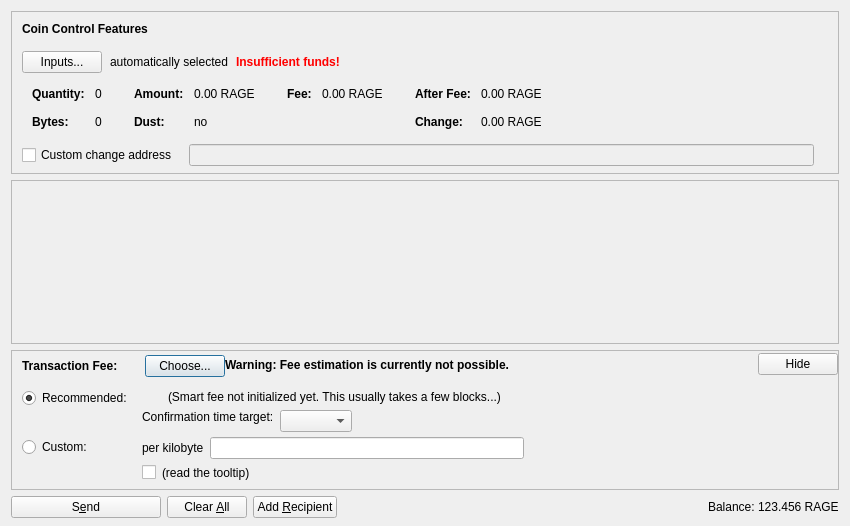
<?xml version="1.0" encoding="UTF-8"?>
<ui version="4.0">
 <class>SendCoinsDialog</class>
 <widget class="QDialog" name="SendCoinsDialog">
  <property name="geometry">
   <rect>
    <x>0</x>
    <y>0</y>
    <width>850</width>
    <height>526</height>
   </rect>
  </property>
  <property name="windowTitle">
   <string>Send Coins</string>
  </property>
  <layout class="QVBoxLayout" name="verticalLayout" stretch="0,1,0,0">
   <property name="bottomMargin">
    <number>8</number>
   </property>
   <item>
    <widget class="QFrame" name="frameCoinControl">
     <property name="sizePolicy">
      <sizepolicy hsizetype="Expanding" vsizetype="Expanding">
       <horstretch>0</horstretch>
       <verstretch>0</verstretch>
      </sizepolicy>
     </property>
     <property name="maximumSize">
      <size>
       <width>16777215</width>
       <height>16777215</height>
      </size>
     </property>
     <property name="frameShape">
      <enum>QFrame::StyledPanel</enum>
     </property>
     <property name="frameShadow">
      <enum>QFrame::Sunken</enum>
     </property>
     <layout class="QVBoxLayout" name="verticalLayoutCoinControl2">
      <property name="spacing">
       <number>0</number>
      </property>
      <property name="leftMargin">
       <number>0</number>
      </property>
      <property name="topMargin">
       <number>0</number>
      </property>
      <property name="rightMargin">
       <number>0</number>
      </property>
      <property name="bottomMargin">
       <number>6</number>
      </property>
      <item>
       <layout class="QVBoxLayout" name="verticalLayoutCoinControl" stretch="0,0,0,0,1">
        <property name="spacing">
         <number>0</number>
        </property>
        <property name="leftMargin">
         <number>10</number>
        </property>
        <property name="topMargin">
         <number>10</number>
        </property>
        <item>
         <layout class="QHBoxLayout" name="horizontalLayoutCoinControl1">
          <property name="bottomMargin">
           <number>15</number>
          </property>
          <item>
           <widget class="QLabel" name="labelCoinControlFeatures">
            <property name="sizePolicy">
             <sizepolicy hsizetype="Preferred" vsizetype="Maximum">
              <horstretch>0</horstretch>
              <verstretch>0</verstretch>
             </sizepolicy>
            </property>
            <property name="font">
             <font>
              <weight>75</weight>
              <bold>true</bold>
             </font>
            </property>
            <property name="styleSheet">
             <string notr="true">font-weight:bold;</string>
            </property>
            <property name="text">
             <string>Coin Control Features</string>
            </property>
           </widget>
          </item>
         </layout>
        </item>
        <item>
         <layout class="QHBoxLayout" name="horizontalLayoutCoinControl2" stretch="0,0,0,0">
          <property name="spacing">
           <number>8</number>
          </property>
          <property name="bottomMargin">
           <number>10</number>
          </property>
          <item>
           <widget class="QPushButton" name="pushButtonCoinControl">
            <property name="styleSheet">
             <string notr="true"/>
            </property>
            <property name="text">
             <string>Inputs...</string>
            </property>
            <property name="autoDefault">
             <bool>false</bool>
            </property>
           </widget>
          </item>
          <item>
           <widget class="QLabel" name="labelCoinControlAutomaticallySelected">
            <property name="text">
             <string>automatically selected</string>
            </property>
            <property name="margin">
             <number>5</number>
            </property>
           </widget>
          </item>
          <item>
           <widget class="QLabel" name="labelCoinControlInsuffFunds">
            <property name="font">
             <font>
              <weight>75</weight>
              <bold>true</bold>
             </font>
            </property>
            <property name="styleSheet">
             <string notr="true">color:red;font-weight:bold;</string>
            </property>
            <property name="text">
             <string>Insufficient funds!</string>
            </property>
            <property name="margin">
             <number>5</number>
            </property>
           </widget>
          </item>
          <item>
           <spacer name="horizontalSpacerCoinControl">
            <property name="orientation">
             <enum>Qt::Horizontal</enum>
            </property>
            <property name="sizeHint" stdset="0">
             <size>
              <width>40</width>
              <height>1</height>
             </size>
            </property>
           </spacer>
          </item>
         </layout>
        </item>
        <item>
         <widget class="QWidget" name="widgetCoinControl" native="true">
          <property name="sizePolicy">
           <sizepolicy hsizetype="Preferred" vsizetype="Preferred">
            <horstretch>0</horstretch>
            <verstretch>0</verstretch>
           </sizepolicy>
          </property>
          <property name="minimumSize">
           <size>
            <width>0</width>
            <height>0</height>
           </size>
          </property>
          <property name="styleSheet">
           <string notr="true"/>
          </property>
          <layout class="QHBoxLayout" name="horizontalLayoutCoinControl5">
           <property name="leftMargin">
            <number>0</number>
           </property>
           <property name="topMargin">
            <number>0</number>
           </property>
           <property name="rightMargin">
            <number>0</number>
           </property>
           <property name="bottomMargin">
            <number>0</number>
           </property>
           <item>
            <layout class="QHBoxLayout" name="horizontalLayoutCoinControl3" stretch="0,0,0,1">
             <property name="spacing">
              <number>20</number>
             </property>
             <property name="topMargin">
              <number>0</number>
             </property>
             <property name="bottomMargin">
              <number>10</number>
             </property>
             <item>
              <layout class="QFormLayout" name="formLayoutCoinControl1">
               <property name="horizontalSpacing">
                <number>10</number>
               </property>
               <property name="verticalSpacing">
                <number>14</number>
               </property>
               <property name="leftMargin">
                <number>10</number>
               </property>
               <property name="topMargin">
                <number>4</number>
               </property>
               <property name="rightMargin">
                <number>6</number>
               </property>
               <item row="0" column="0">
                <widget class="QLabel" name="labelCoinControlQuantityText">
                 <property name="font">
                  <font>
                   <weight>75</weight>
                   <bold>true</bold>
                  </font>
                 </property>
                 <property name="text">
                  <string>Quantity:</string>
                 </property>
                 <property name="margin">
                  <number>0</number>
                 </property>
                </widget>
               </item>
               <item row="0" column="1">
                <widget class="QLabel" name="labelCoinControlQuantity">
                 <property name="cursor">
                  <cursorShape>IBeamCursor</cursorShape>
                 </property>
                 <property name="contextMenuPolicy">
                  <enum>Qt::ActionsContextMenu</enum>
                 </property>
                 <property name="text">
                  <string notr="true">0</string>
                 </property>
                 <property name="margin">
                  <number>0</number>
                 </property>
                 <property name="textInteractionFlags">
                  <set>Qt::LinksAccessibleByMouse|Qt::TextSelectableByKeyboard|Qt::TextSelectableByMouse</set>
                 </property>
                </widget>
               </item>
               <item row="1" column="0">
                <widget class="QLabel" name="labelCoinControlBytesText">
                 <property name="font">
                  <font>
                   <weight>75</weight>
                   <bold>true</bold>
                  </font>
                 </property>
                 <property name="text">
                  <string>Bytes:</string>
                 </property>
                </widget>
               </item>
               <item row="1" column="1">
                <widget class="QLabel" name="labelCoinControlBytes">
                 <property name="cursor">
                  <cursorShape>IBeamCursor</cursorShape>
                 </property>
                 <property name="contextMenuPolicy">
                  <enum>Qt::ActionsContextMenu</enum>
                 </property>
                 <property name="text">
                  <string notr="true">0</string>
                 </property>
                 <property name="textInteractionFlags">
                  <set>Qt::LinksAccessibleByMouse|Qt::TextSelectableByKeyboard|Qt::TextSelectableByMouse</set>
                 </property>
                </widget>
               </item>
              </layout>
             </item>
             <item>
              <layout class="QFormLayout" name="formLayoutCoinControl2">
               <property name="horizontalSpacing">
                <number>10</number>
               </property>
               <property name="verticalSpacing">
                <number>14</number>
               </property>
               <property name="leftMargin">
                <number>6</number>
               </property>
               <property name="topMargin">
                <number>4</number>
               </property>
               <property name="rightMargin">
                <number>6</number>
               </property>
               <item row="0" column="0">
                <widget class="QLabel" name="labelCoinControlAmountText">
                 <property name="font">
                  <font>
                   <weight>75</weight>
                   <bold>true</bold>
                  </font>
                 </property>
                 <property name="text">
                  <string>Amount:</string>
                 </property>
                 <property name="margin">
                  <number>0</number>
                 </property>
                </widget>
               </item>
               <item row="0" column="1">
                <widget class="QLabel" name="labelCoinControlAmount">
                 <property name="cursor">
                  <cursorShape>IBeamCursor</cursorShape>
                 </property>
                 <property name="contextMenuPolicy">
                  <enum>Qt::ActionsContextMenu</enum>
                 </property>
                 <property name="text">
                  <string notr="true">0.00 RAGE</string>
                 </property>
                 <property name="textInteractionFlags">
                  <set>Qt::LinksAccessibleByMouse|Qt::TextSelectableByKeyboard|Qt::TextSelectableByMouse</set>
                 </property>
                </widget>
               </item>
               <item row="1" column="0">
                <widget class="QLabel" name="labelCoinControlLowOutputText">
                 <property name="font">
                  <font>
                   <weight>75</weight>
                   <bold>true</bold>
                  </font>
                 </property>
                 <property name="text">
                  <string>Dust:</string>
                 </property>
                </widget>
               </item>
               <item row="1" column="1">
                <widget class="QLabel" name="labelCoinControlLowOutput">
                 <property name="cursor">
                  <cursorShape>IBeamCursor</cursorShape>
                 </property>
                 <property name="contextMenuPolicy">
                  <enum>Qt::ActionsContextMenu</enum>
                 </property>
                 <property name="text">
                  <string notr="true">no</string>
                 </property>
                 <property name="textInteractionFlags">
                  <set>Qt::LinksAccessibleByMouse|Qt::TextSelectableByKeyboard|Qt::TextSelectableByMouse</set>
                 </property>
                </widget>
               </item>
              </layout>
             </item>
             <item>
              <layout class="QFormLayout" name="formLayoutCoinControl3">
               <property name="horizontalSpacing">
                <number>10</number>
               </property>
               <property name="verticalSpacing">
                <number>14</number>
               </property>
               <property name="leftMargin">
                <number>6</number>
               </property>
               <property name="topMargin">
                <number>4</number>
               </property>
               <property name="rightMargin">
                <number>6</number>
               </property>
               <item row="0" column="0">
                <widget class="QLabel" name="labelCoinControlFeeText">
                 <property name="font">
                  <font>
                   <weight>75</weight>
                   <bold>true</bold>
                  </font>
                 </property>
                 <property name="text">
                  <string>Fee:</string>
                 </property>
                 <property name="margin">
                  <number>0</number>
                 </property>
                </widget>
               </item>
               <item row="0" column="1">
                <widget class="QLabel" name="labelCoinControlFee">
                 <property name="cursor">
                  <cursorShape>IBeamCursor</cursorShape>
                 </property>
                 <property name="contextMenuPolicy">
                  <enum>Qt::ActionsContextMenu</enum>
                 </property>
                 <property name="text">
                  <string notr="true">0.00 RAGE</string>
                 </property>
                 <property name="textInteractionFlags">
                  <set>Qt::LinksAccessibleByMouse|Qt::TextSelectableByKeyboard|Qt::TextSelectableByMouse</set>
                 </property>
                </widget>
               </item>
              </layout>
             </item>
             <item>
              <layout class="QFormLayout" name="formLayoutCoinControl4">
               <property name="horizontalSpacing">
                <number>10</number>
               </property>
               <property name="verticalSpacing">
                <number>14</number>
               </property>
               <property name="leftMargin">
                <number>6</number>
               </property>
               <property name="topMargin">
                <number>4</number>
               </property>
               <property name="rightMargin">
                <number>6</number>
               </property>
               <item row="0" column="0">
                <widget class="QLabel" name="labelCoinControlAfterFeeText">
                 <property name="font">
                  <font>
                   <weight>75</weight>
                   <bold>true</bold>
                  </font>
                 </property>
                 <property name="text">
                  <string>After Fee:</string>
                 </property>
                 <property name="margin">
                  <number>0</number>
                 </property>
                </widget>
               </item>
               <item row="0" column="1">
                <widget class="QLabel" name="labelCoinControlAfterFee">
                 <property name="cursor">
                  <cursorShape>IBeamCursor</cursorShape>
                 </property>
                 <property name="contextMenuPolicy">
                  <enum>Qt::ActionsContextMenu</enum>
                 </property>
                 <property name="text">
                  <string notr="true">0.00 RAGE</string>
                 </property>
                 <property name="textInteractionFlags">
                  <set>Qt::LinksAccessibleByMouse|Qt::TextSelectableByKeyboard|Qt::TextSelectableByMouse</set>
                 </property>
                </widget>
               </item>
               <item row="1" column="0">
                <widget class="QLabel" name="labelCoinControlChangeText">
                 <property name="font">
                  <font>
                   <weight>75</weight>
                   <bold>true</bold>
                  </font>
                 </property>
                 <property name="text">
                  <string>Change:</string>
                 </property>
                </widget>
               </item>
               <item row="1" column="1">
                <widget class="QLabel" name="labelCoinControlChange">
                 <property name="cursor">
                  <cursorShape>IBeamCursor</cursorShape>
                 </property>
                 <property name="contextMenuPolicy">
                  <enum>Qt::ActionsContextMenu</enum>
                 </property>
                 <property name="text">
                  <string notr="true">0.00 RAGE</string>
                 </property>
                 <property name="textInteractionFlags">
                  <set>Qt::LinksAccessibleByMouse|Qt::TextSelectableByKeyboard|Qt::TextSelectableByMouse</set>
                 </property>
                </widget>
               </item>
              </layout>
             </item>
            </layout>
           </item>
          </layout>
         </widget>
        </item>
        <item>
         <layout class="QHBoxLayout" name="horizontalLayoutCoinControl4" stretch="0,0,0">
          <property name="spacing">
           <number>12</number>
          </property>
          <property name="sizeConstraint">
           <enum>QLayout::SetDefaultConstraint</enum>
          </property>
          <property name="topMargin">
           <number>5</number>
          </property>
          <property name="rightMargin">
           <number>5</number>
          </property>
          <item>
           <widget class="QCheckBox" name="checkBoxCoinControlChange">
            <property name="toolTip">
             <string>If this is activated, but the change address is empty or invalid, change will be sent to a newly generated address.</string>
            </property>
            <property name="text">
             <string>Custom change address</string>
            </property>
           </widget>
          </item>
          <item>
           <widget class="QValidatedLineEdit" name="lineEditCoinControlChange">
            <property name="enabled">
             <bool>false</bool>
            </property>
            <property name="sizePolicy">
             <sizepolicy hsizetype="Expanding" vsizetype="Fixed">
              <horstretch>0</horstretch>
              <verstretch>0</verstretch>
             </sizepolicy>
            </property>
           </widget>
          </item>
          <item>
           <widget class="QLabel" name="labelCoinControlChangeLabel">
            <property name="sizePolicy">
             <sizepolicy hsizetype="Preferred" vsizetype="Expanding">
              <horstretch>0</horstretch>
              <verstretch>0</verstretch>
             </sizepolicy>
            </property>
            <property name="minimumSize">
             <size>
              <width>0</width>
              <height>0</height>
             </size>
            </property>
            <property name="text">
             <string/>
            </property>
            <property name="margin">
             <number>3</number>
            </property>
           </widget>
          </item>
         </layout>
        </item>
        <item>
         <spacer name="verticalSpacerCoinControl">
          <property name="orientation">
           <enum>Qt::Vertical</enum>
          </property>
          <property name="sizeHint" stdset="0">
           <size>
            <width>800</width>
            <height>1</height>
           </size>
          </property>
         </spacer>
        </item>
       </layout>
      </item>
     </layout>
    </widget>
   </item>
   <item>
    <widget class="QScrollArea" name="scrollArea">
     <property name="widgetResizable">
      <bool>true</bool>
     </property>
     <widget class="QWidget" name="scrollAreaWidgetContents">
      <property name="geometry">
       <rect>
        <x>0</x>
        <y>0</y>
        <width>830</width>
        <height>104</height>
       </rect>
      </property>
      <layout class="QVBoxLayout" name="verticalLayout_2" stretch="0,1">
       <property name="leftMargin">
        <number>0</number>
       </property>
       <property name="topMargin">
        <number>0</number>
       </property>
       <property name="rightMargin">
        <number>0</number>
       </property>
       <property name="bottomMargin">
        <number>0</number>
       </property>
       <item>
        <layout class="QVBoxLayout" name="entries">
         <property name="spacing">
          <number>6</number>
         </property>
        </layout>
       </item>
       <item>
        <spacer name="verticalSpacer">
         <property name="orientation">
          <enum>Qt::Vertical</enum>
         </property>
         <property name="sizeHint" stdset="0">
          <size>
           <width>20</width>
           <height>40</height>
          </size>
         </property>
        </spacer>
       </item>
      </layout>
     </widget>
    </widget>
   </item>
   <item>
    <widget class="QFrame" name="frameFee">
     <property name="sizePolicy">
      <sizepolicy hsizetype="Expanding" vsizetype="Expanding">
       <horstretch>0</horstretch>
       <verstretch>0</verstretch>
      </sizepolicy>
     </property>
     <property name="maximumSize">
      <size>
       <width>16777215</width>
       <height>16777215</height>
      </size>
     </property>
     <property name="frameShape">
      <enum>QFrame::StyledPanel</enum>
     </property>
     <property name="frameShadow">
      <enum>QFrame::Sunken</enum>
     </property>
     <layout class="QVBoxLayout" name="verticalLayoutFee1">
      <property name="spacing">
       <number>0</number>
      </property>
      <property name="leftMargin">
       <number>0</number>
      </property>
      <property name="topMargin">
       <number>0</number>
      </property>
      <property name="rightMargin">
       <number>0</number>
      </property>
      <property name="bottomMargin">
       <number>0</number>
      </property>
      <item>
       <layout class="QVBoxLayout" name="verticalLayoutFee2" stretch="0,0,0">
        <property name="spacing">
         <number>0</number>
        </property>
        <property name="leftMargin">
         <number>10</number>
        </property>
        <property name="topMargin">
         <number>0</number>
        </property>
        <item>
         <layout class="QHBoxLayout" name="horizontalLayoutFee1">
          <property name="bottomMargin">
           <number>0</number>
          </property>
          <item>
           <layout class="QVBoxLayout" name="verticalLayoutFee7">
            <property name="spacing">
             <number>0</number>
            </property>
            <item>
             <spacer name="verticalSpacerSmartFee">
              <property name="orientation">
               <enum>Qt::Vertical</enum>
              </property>
              <property name="sizeType">
               <enum>QSizePolicy::Fixed</enum>
              </property>
              <property name="sizeHint" stdset="0">
               <size>
                <width>1</width>
                <height>4</height>
               </size>
              </property>
             </spacer>
            </item>
            <item>
             <layout class="QHBoxLayout" name="horizontalLayoutSmartFee">
              <property name="spacing">
               <number>10</number>
              </property>
              <item>
               <widget class="QLabel" name="labelFeeHeadline">
                <property name="sizePolicy">
                 <sizepolicy hsizetype="Preferred" vsizetype="Maximum">
                  <horstretch>0</horstretch>
                  <verstretch>0</verstretch>
                 </sizepolicy>
                </property>
                <property name="font">
                 <font>
                  <weight>75</weight>
                  <bold>true</bold>
                 </font>
                </property>
                <property name="styleSheet">
                 <string notr="true">font-weight:bold;</string>
                </property>
                <property name="text">
                 <string>Transaction Fee:</string>
                </property>
               </widget>
              </item>
              <item>
               <widget class="QLabel" name="labelFeeMinimized">
                <property name="text">
                 <string/>
                </property>
               </widget>
              </item>
              <item>
               <widget class="QPushButton" name="buttonChooseFee">
                <property name="text">
                 <string>Choose...</string>
                </property>
               </widget>
              </item>
             </layout>
            </item>
            <item>
             <spacer name="verticalSpacer_5">
              <property name="orientation">
               <enum>Qt::Vertical</enum>
              </property>
              <property name="sizeHint" stdset="0">
               <size>
                <width>1</width>
                <height>1</height>
               </size>
              </property>
             </spacer>
            </item>
           </layout>
          </item>
          <item>
           <widget class="QLabel" name="fallbackFeeWarningLabel">
            <property name="toolTip">
             <string>Using the fallbackfee can result in sending a transaction that will take several hours or days (or never) to confirm. Consider choosing your fee manually or wait until you have validated the complete chain.</string>
            </property>
            <property name="font">
            <font>
                <weight>75</weight>
                <bold>true</bold>
            </font>
            </property>
            <property name="text">
             <string>Warning: Fee estimation is currently not possible.</string>
            </property>
            <property name="wordWrap">
             <bool>false</bool>
            </property>
           </widget>
          </item>
          <item>
           <spacer name="horizontalSpacer_4">
            <property name="orientation">
             <enum>Qt::Horizontal</enum>
            </property>
            <property name="sizeType">
             <enum>QSizePolicy::MinimumExpanding</enum>
            </property>
            <property name="sizeHint" stdset="0">
             <size>
              <width>40</width>
              <height>20</height>
             </size>
            </property>
           </spacer>
          </item>
          <item>
           <widget class="QPushButton" name="buttonMinimizeFee">
            <property name="toolTip">
             <string>collapse fee-settings</string>
            </property>
            <property name="text">
             <string>Hide</string>
            </property>
           </widget>
          </item>
         </layout>
        </item>
        <item>
         <widget class="QFrame" name="frameFeeSelection">
          <layout class="QVBoxLayout" name="verticalLayoutFee12">
           <property name="spacing">
            <number>0</number>
           </property>
           <property name="leftMargin">
            <number>0</number>
           </property>
           <property name="topMargin">
            <number>0</number>
           </property>
           <property name="rightMargin">
            <number>0</number>
           </property>
           <property name="bottomMargin">
            <number>0</number>
           </property>
           <item>
            <layout class="QGridLayout" name="gridLayoutFee">
             <property name="topMargin">
              <number>10</number>
             </property>
             <property name="bottomMargin">
              <number>4</number>
             </property>
             <property name="horizontalSpacing">
              <number>10</number>
             </property>
             <property name="verticalSpacing">
              <number>4</number>
             </property>
             <item row="1" column="1">
              <layout class="QVBoxLayout" name="verticalLayoutFee8">
               <property name="spacing">
                <number>6</number>
               </property>
               <item>
                <layout class="QHBoxLayout" name="horizontalLayoutFee13">
                 <item>
                  <widget class="QLabel" name="labelCustomPerKilobyte">
                   <property name="toolTip">
                    <string>If the custom fee is set to 1000 satoshis and the transaction is only 250 bytes, then &quot;per kilobyte&quot; only pays 250 satoshis in fee, while &quot;total at least&quot; pays 1000 satoshis. For transactions bigger than a kilobyte both pay by kilobyte.</string>
                   </property>
                   <property name="text">
                    <string>per kilobyte</string>
                   </property>
                  </widget>
                 </item>
                 <item>
                  <widget class="BitcoinAmountField" name="customFee"/>
                 </item>
                 <item>
                  <spacer name="horizontalSpacer_6">
                   <property name="orientation">
                    <enum>Qt::Horizontal</enum>
                   </property>
                   <property name="sizeHint" stdset="0">
                    <size>
                     <width>1</width>
                     <height>1</height>
                    </size>
                   </property>
                  </spacer>
                 </item>
                </layout>
               </item>
               <item>
                <layout class="QHBoxLayout" name="horizontalLayoutFee8">
                 <item>
                  <widget class="QCheckBox" name="checkBoxMinimumFee">
                   <property name="toolTip">
                    <string>Paying only the minimum fee is just fine as long as there is less transaction volume than space in the blocks. But be aware that this can end up in a never confirming transaction once there is more demand for ragecoin transactions than the network can process.</string>
                   </property>
                   <property name="text">
                    <string/>
                   </property>
                  </widget>
                 </item>
                 <item>
                  <widget class="QLabel" name="labelMinFeeWarning">
                   <property name="enabled">
                    <bool>true</bool>
                   </property>
                   <property name="toolTip">
                    <string>Paying only the minimum fee is just fine as long as there is less transaction volume than space in the blocks. But be aware that this can end up in a never confirming transaction once there is more demand for ragecoin transactions than the network can process.</string>
                   </property>
                   <property name="text">
                    <string>(read the tooltip)</string>
                   </property>
                   <property name="margin">
                    <number>5</number>
                   </property>
                  </widget>
                 </item>
                 <item>
                  <spacer name="horizontalSpacer_2">
                   <property name="orientation">
                    <enum>Qt::Horizontal</enum>
                   </property>
                   <property name="sizeHint" stdset="0">
                    <size>
                     <width>1</width>
                     <height>1</height>
                    </size>
                   </property>
                  </spacer>
                 </item>
                </layout>
               </item>
              </layout>
             </item>
             <item row="0" column="0">
              <layout class="QVBoxLayout" name="verticalLayoutFee4" stretch="0,1">
               <item>
                <widget class="QRadioButton" name="radioSmartFee">
                 <property name="text">
                  <string>Recommended:</string>
                 </property>
                 <property name="checked">
                  <bool>true</bool>
                 </property>
                 <attribute name="buttonGroup">
                  <string notr="true">groupFee</string>
                 </attribute>
                </widget>
               </item>
               <item>
                <spacer name="verticalSpacer_2">
                 <property name="orientation">
                  <enum>Qt::Vertical</enum>
                 </property>
                 <property name="sizeHint" stdset="0">
                  <size>
                   <width>1</width>
                   <height>1</height>
                  </size>
                 </property>
                </spacer>
               </item>
              </layout>
             </item>
             <item row="1" column="0">
              <layout class="QVBoxLayout" name="verticalLayoutFee9" stretch="0,1">
               <item>
                <widget class="QRadioButton" name="radioCustomFee">
                 <property name="text">
                  <string>Custom:</string>
                 </property>
                 <attribute name="buttonGroup">
                  <string notr="true">groupFee</string>
                 </attribute>
                </widget>
               </item>
               <item>
                <spacer name="verticalSpacer_6">
                 <property name="orientation">
                  <enum>Qt::Vertical</enum>
                 </property>
                 <property name="sizeHint" stdset="0">
                  <size>
                   <width>1</width>
                   <height>1</height>
                  </size>
                 </property>
                </spacer>
               </item>
              </layout>
             </item>
             <item row="0" column="1">
              <layout class="QVBoxLayout" name="verticalLayoutFee3" stretch="0,0,1">
               <property name="spacing">
                <number>6</number>
               </property>
               <property name="topMargin">
                <number>2</number>
               </property>
               <item>
                <layout class="QHBoxLayout" name="horizontalLayoutFee12">
                 <item>
                  <widget class="QLabel" name="labelSmartFee">
                   <property name="text">
                    <string/>
                   </property>
                   <property name="margin">
                    <number>2</number>
                   </property>
                  </widget>
                 </item>
                 <item>
                  <widget class="QLabel" name="labelFeeEstimation">
                   <property name="text">
                    <string/>
                   </property>
                  </widget>
                 </item>
                 <item>
                  <widget class="QLabel" name="labelSmartFee2">
                   <property name="text">
                    <string>(Smart fee not initialized yet. This usually takes a few blocks...)</string>
                   </property>
                   <property name="margin">
                    <number>2</number>
                   </property>
                  </widget>
                 </item>
                 <item>
                  <spacer name="horizontalSpacer_5">
                   <property name="orientation">
                    <enum>Qt::Horizontal</enum>
                   </property>
                   <property name="sizeHint" stdset="0">
                    <size>
                     <width>1</width>
                     <height>1</height>
                    </size>
                   </property>
                  </spacer>
                 </item>
                </layout>
               </item>
               <item>
                <layout class="QHBoxLayout" name="horizontalLayoutFee9">
                 <item>
                  <layout class="QVBoxLayout" name="verticalLayoutFee6">
                   <item>
                    <widget class="QLabel" name="labelSmartFee3">
                     <property name="text">
                      <string>Confirmation time target:</string>
                     </property>
                     <property name="margin">
                      <number>2</number>
                     </property>
                    </widget>
                   </item>
                   <item>
                    <spacer name="verticalSpacer_3">
                     <property name="orientation">
                      <enum>Qt::Vertical</enum>
                     </property>
                     <property name="sizeHint" stdset="0">
                      <size>
                       <width>1</width>
                       <height>1</height>
                      </size>
                     </property>
                    </spacer>
                   </item>
                  </layout>
                 </item>
                 <item>
                  <layout class="QVBoxLayout" name="verticalLayoutFee5">
                   <property name="rightMargin">
                    <number>30</number>
                   </property>
                   <item>
                    <layout class="QHBoxLayout" name="horizontalLayoutConfTarget">
                     <property name="bottomMargin">
                      <number>0</number>
                     </property>
                     <item>
                      <widget class="QComboBox" name="confTargetSelector"/>
                     </item>
                     <item>
                      <spacer name="horizontalSpacerConfTarget">
                       <property name="orientation">
                        <enum>Qt::Horizontal</enum>
                       </property>
                       <property name="sizeHint" stdset="0">
                        <size>
                         <width>40</width>
                         <height>20</height>
                        </size>
                       </property>
                      </spacer>
                     </item>
                    </layout>
                   </item>
                  </layout>
                 </item>
                </layout>
               </item>
               <item>
                <spacer name="verticalSpacer_4">
                 <property name="orientation">
                  <enum>Qt::Vertical</enum>
                 </property>
                 <property name="sizeHint" stdset="0">
                  <size>
                   <width>1</width>
                   <height>1</height>
                  </size>
                 </property>
                </spacer>
               </item>
              </layout>
             </item>
            </layout>
           </item>
          </layout>
         </widget>
        </item>
        <item>
         <spacer name="verticalSpacerFee">
          <property name="orientation">
           <enum>Qt::Vertical</enum>
          </property>
          <property name="sizeHint" stdset="0">
           <size>
            <width>40</width>
            <height>5</height>
           </size>
          </property>
         </spacer>
        </item>
       </layout>
      </item>
     </layout>
    </widget>
   </item>
   <item>
    <layout class="QHBoxLayout" name="horizontalLayout">
     <item>
      <widget class="QPushButton" name="sendButton">
       <property name="minimumSize">
        <size>
         <width>150</width>
         <height>0</height>
        </size>
       </property>
       <property name="toolTip">
        <string>Confirm the send action</string>
       </property>
       <property name="text">
        <string>S&amp;end</string>
       </property>
       <property name="icon">
        <iconset resource="../bitcoin.qrc">
         <normaloff>:/icons/send</normaloff>:/icons/send</iconset>
       </property>
       <property name="autoDefault">
        <bool>false</bool>
       </property>
       <property name="default">
        <bool>false</bool>
       </property>
      </widget>
     </item>
     <item>
      <widget class="QPushButton" name="clearButton">
       <property name="sizePolicy">
        <sizepolicy hsizetype="Minimum" vsizetype="Fixed">
         <horstretch>0</horstretch>
         <verstretch>0</verstretch>
        </sizepolicy>
       </property>
       <property name="toolTip">
        <string>Clear all fields of the form.</string>
       </property>
       <property name="text">
        <string>Clear &amp;All</string>
       </property>
       <property name="icon">
        <iconset resource="../bitcoin.qrc">
         <normaloff>:/icons/remove</normaloff>:/icons/remove</iconset>
       </property>
       <property name="autoDefault">
        <bool>false</bool>
       </property>
      </widget>
     </item>
     <item>
      <widget class="QPushButton" name="addButton">
       <property name="toolTip">
        <string>Send to multiple recipients at once</string>
       </property>
       <property name="text">
        <string>Add &amp;Recipient</string>
       </property>
       <property name="icon">
        <iconset resource="../bitcoin.qrc">
         <normaloff>:/icons/add</normaloff>:/icons/add</iconset>
       </property>
       <property name="autoDefault">
        <bool>false</bool>
       </property>
      </widget>
     </item>
     <item>
      <spacer name="horizontalSpacer">
       <property name="orientation">
        <enum>Qt::Horizontal</enum>
       </property>
       <property name="sizeHint" stdset="0">
        <size>
         <width>40</width>
         <height>20</height>
        </size>
       </property>
      </spacer>
     </item>
     <item>
      <layout class="QHBoxLayout" name="horizontalLayout_2">
       <property name="spacing">
        <number>3</number>
       </property>
       <item>
        <widget class="QLabel" name="label">
         <property name="sizePolicy">
          <sizepolicy hsizetype="Preferred" vsizetype="Fixed">
           <horstretch>0</horstretch>
           <verstretch>0</verstretch>
          </sizepolicy>
         </property>
         <property name="text">
          <string>Balance:</string>
         </property>
        </widget>
       </item>
       <item>
        <widget class="QLabel" name="labelBalance">
         <property name="sizePolicy">
          <sizepolicy hsizetype="Preferred" vsizetype="Fixed">
           <horstretch>0</horstretch>
           <verstretch>0</verstretch>
          </sizepolicy>
         </property>
         <property name="cursor">
          <cursorShape>IBeamCursor</cursorShape>
         </property>
         <property name="text">
          <string notr="true">123.456 RAGE</string>
         </property>
         <property name="textInteractionFlags">
          <set>Qt::LinksAccessibleByMouse|Qt::TextSelectableByKeyboard|Qt::TextSelectableByMouse</set>
         </property>
        </widget>
       </item>
      </layout>
     </item>
    </layout>
   </item>
  </layout>
 </widget>
 <customwidgets>
  <customwidget>
   <class>QValidatedLineEdit</class>
   <extends>QLineEdit</extends>
   <header>qt/qvalidatedlineedit.h</header>
  </customwidget>
  <customwidget>
   <class>BitcoinAmountField</class>
   <extends>QLineEdit</extends>
   <header>qt/bitcoinamountfield.h</header>
   <container>1</container>
  </customwidget>
 </customwidgets>
 <resources>
  <include location="../bitcoin.qrc"/>
 </resources>
 <connections/>
 <buttongroups>
  <buttongroup name="groupFee"/>
 </buttongroups>
</ui>
